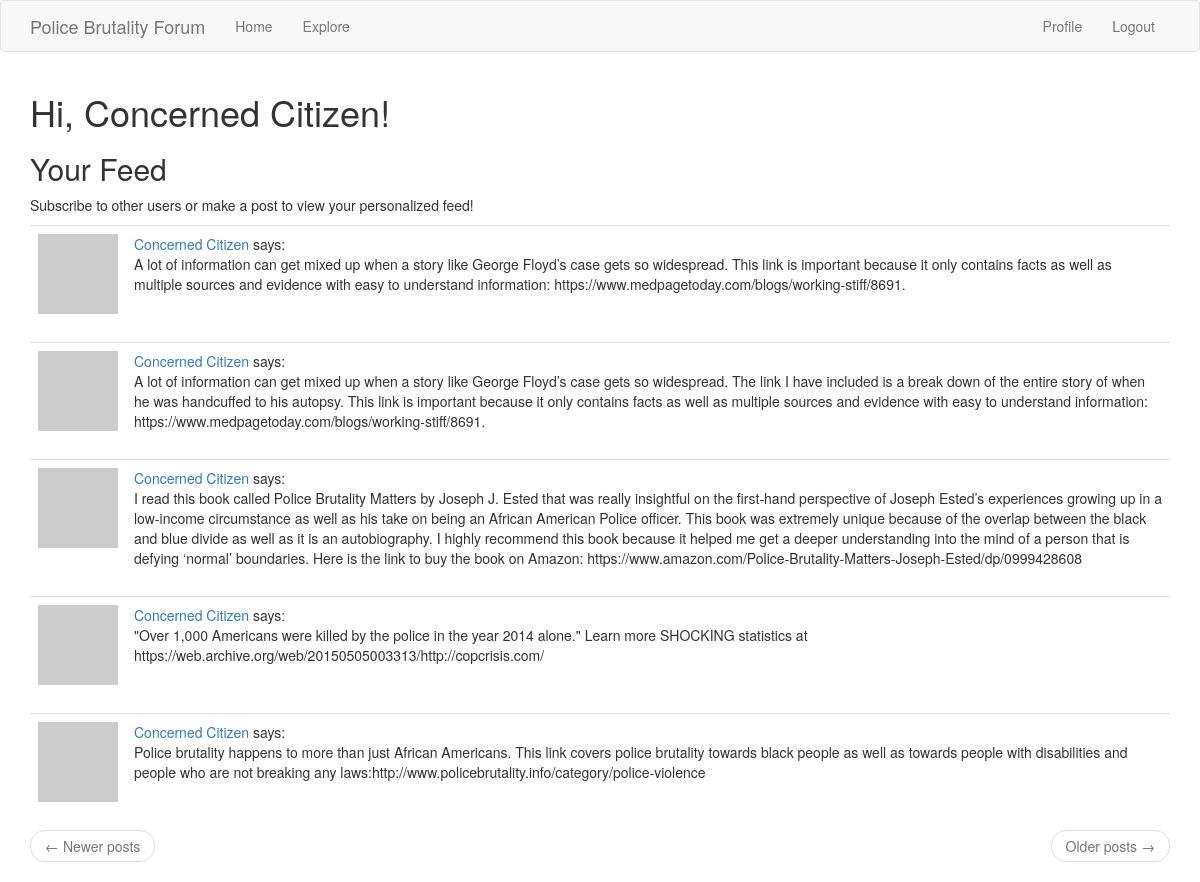
The page /index (signed in) on the database its author committed.
### app/models.py (models this page shows, shortened)
class User(UserMixin, db.Model):
    id = db.Column(db.Integer, primary_key=True)
    username = db.Column(db.String(64), index=True, unique=True)
    email = db.Column(db.String(120), index=True, unique=True)
    password_hash = db.Column(db.String(128))
    posts = db.relationship('Post', backref='author', lazy='dynamic')
    about_me = db.Column(db.String(140))
    last_seen = db.Column(db.DateTime, default=datetime.utcnow)
    def avatar(self, size):
        digest = md5(self.email.lower().encode('utf-8')).hexdigest()
        return 'https://www.gravatar.com/avatar/{}?d=identicon&s={}'.format(digest, size)
    def followed_posts(self):
        followed = Post.query.join(
            followers, (followers.c.followed_id==Post.user_id)).filter(
                followers.c.follower_id==self.id)
        own = Post.query.filter_by(user_id=self.id)
        return followed.union(own).order_by(Post.timestamp.desc())
    followed = db.relationship(
        'User', secondary=followers,
        primaryjoin=(followers.c.follower_id == id),
        secondaryjoin=(followers.c.followed_id == id),
        backref=db.backref('followers', lazy='dynamic'), lazy='dynamic')

class Post(db.Model):
    id = db.Column(db.Integer, primary_key=True)
    body = db.Column(db.String(5000))
    timestamp = db.Column(db.DateTime, index=True, default=datetime.utcnow)
    user_id = db.Column(db.Integer, db.ForeignKey('user.id'))

### app/routes.py (the view)
@app.route('/',methods=['GET','POST'])
@app.route('/index',methods=['GET','POST'])
@login_required
def index():
    page = request.args.get('page',1,type=int)
    posts = current_user.followed_posts().paginate(page,app.config['POSTS_PER_PAGE'],False)
    next_url = url_for('index',page=posts.next_num)\
        if posts.has_next else None
    prev_url = url_for('index', page=posts.prev_num) \
        if posts.has_prev else None
    return render_template('index.html', title='Home',posts=posts.items,next_url=next_url,prev_url=prev_url,numb=0)

### app/models.py (called while the page is built)
@login.user_loader
def load_user(id):
    return User.query.get(int(id))

### app/routes.py (called while the page is built)
@app.before_request
def before_request():
    if current_user.is_authenticated:
        current_user.last_seen = datetime.utcnow()
        db.session.commit()

### app/templates/index.html
{% extends "base.html" %}
{% block app_content %}
    {%if current_user.is_anonymous%}
    <h1>Welcome Anonymous User</h1>
    {%else%}
    <h1>Hi, {{ current_user.username }}!</h1>
    {%endif%}
    <h2>Your Feed</h2>
        <p>Subscribe to other users or make a post to view your personalized feed!</p>
    {% for post in posts %}
        {%include '_post.html'%}
    {% endfor %}
    <nav aria-label="...">
        <ul class="pager">
            <li class="previous{% if not prev_url %} disabled{% endif %}">
                <a href="{{ prev_url or '#' }}">
                    <span aria-hidden="true">&larr;</span> Newer posts
                </a>
            </li>
            <li class="next{% if not next_url %} disabled{% endif %}">
                <a href="{{ next_url or '#' }}">
                    Older posts <span aria-hidden="true">&rarr;</span>
                </a>
            </li>
        </ul>
    </nav>
{% endblock %}

### app/templates/_post.html
<table class="table table-hover">
    <tr>
        <td width="70px">
            <a href="{{ url_for('user', username=post.author.username) }}"><img src="{{ post.author.avatar(70) }}" /></a>
        </td>
        <td>
            <a href="{{ url_for('user', username=post.author.username) }}">{{ post.author.username }}</a>
            says:<br>
            {{ post.body }}
        </td>
    </tr>
</table>

### rows shown on the page
User: username "Concerned Citizen"
Post: author.username "Concerned Citizen", body "A lot of information can get mixed up when a story like George Floyd’s case gets so widespread. This link is important because it only contains facts as well as multiple sources and evidence with easy to understand information: https://www.medpagetoday.com/blogs/working-stiff/8691."
Post: author.username "Concerned Citizen", body "A lot of information can get mixed up when a story like George Floyd’s case gets so widespread. The link I have included is a break down of the entire story of when he was handcuffed to his autopsy. This link is important because it only contains facts as well as multiple sources and evidence with easy to understand information: https://www.medpagetoday.com/blogs/working-stiff/8691."
Post: author.username "Concerned Citizen", body "I read this book called Police Brutality Matters by Joseph J. Ested that was really insightful on the first-hand perspective of Joseph Ested’s experiences growing up in a low-income circumstance as well as his take on being an African American Police officer. This book was extremely unique because of the overlap between the black and blue divide as well as it is an autobiography. I highly recommend this book because it helped me get a deeper understanding into the mind of a person that is defying ‘normal’ boundaries. Here is the link to buy the book on Amazon: https://www.amazon.com/Police-Brutality-Matters-Joseph-Ested/dp/0999428608"
Post: author.username "Concerned Citizen", body "\"Over 1,000 Americans were killed by the police in the year 2014 alone.\" Learn more SHOCKING statistics at https://web.archive.org/web/20150505003313/http://copcrisis.com/"
Post: author.username "Concerned Citizen", body "Police brutality happens to more than just African Americans. This link covers police brutality towards black people as well as towards people with disabilities and people who are not breaking any laws:http://www.policebrutality.info/category/police-violence"
